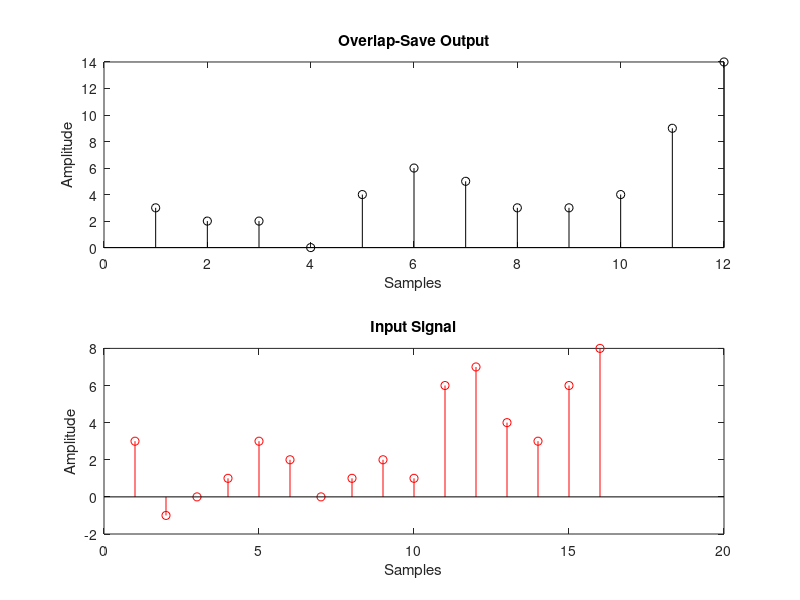

This chart was generated by the following MATLAB code:
clc;
close all;

% Define impulse response and input sequence
h = [1, 1, 1];
x = [3, -1, 0, 1, 3, 2, 0, 1, 2,1,6,7,4,3,6,8];

m = length(h);
n = 2^m;
l = n - m + 1;

% Extend h and x with zeros
h1 = [h, zeros(1, l - 1)];
x1 = [x, zeros(1, m)];
x11 = [zeros(1, m - 1), x1(1:l)];
x12 = [x1((l - m + 2):(2 * l))];

% Construct circular convolution matrix H
H = zeros(length(h1));
for i = 1:length(h1)
    for j = 1:length(h1)
        H(i, j) = h1(mod((i - j), length(h1)) + 1);
    end
end

% Perform circular convolution
y11 = (H * x11')';
y12 = (H * x12')';

% Extract valid output samples
y = [y11(m:n), y12(m:n)];

% Plot output
subplot(2, 1, 1);
stem(y, 'k');
xlabel('Samples');
ylabel('Amplitude');
title('Overlap-Save Output');

% Plot input
subplot(2, 1, 2);
stem(x, 'r');
xlabel('Samples');
ylabel('Amplitude');
title('Input Signal');
